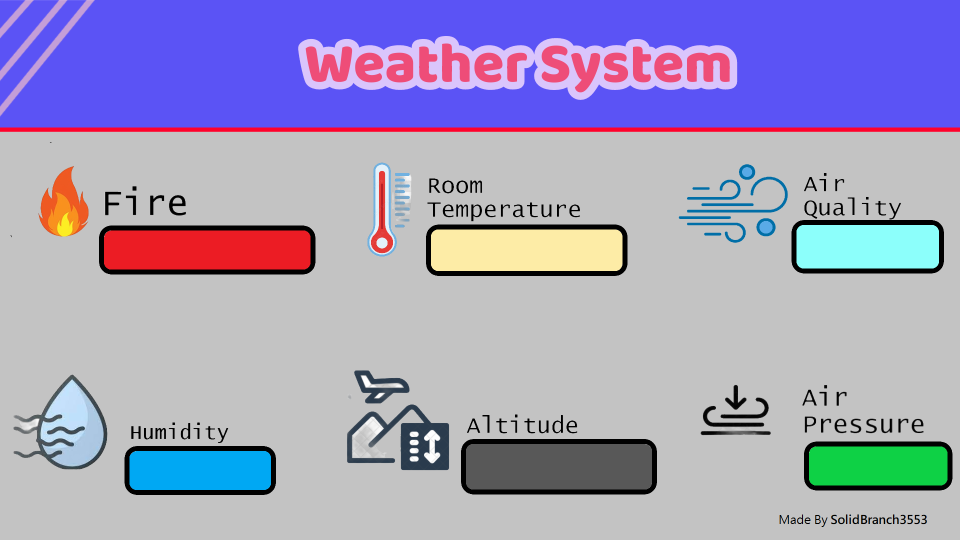
#> input picture Weather/Final.png, 1920 x 1080 px (shown at 1/2 size)
$ python Weather.py
#> lines starting #> are read from the running program, lines starting #| are printed output that depends on the picture
#Libraries
import cv2
import matplotlib.pyplot as plt

#Give an Input
data = "Fire: False RoomTemp: 30C AirQuality: 150 Humidity: 40 Altitude: 100 AirPressure: 950pah"

#Main
if data:
    spl = data.split()
    fire = str(spl[1])
    roomTemp = str(spl[3])
    airQ = str(spl[5])
    hum = str(spl[7])
    alt = str(spl[9])
    airP = str(spl[11])
    print(f"Fire Stat: {fire}\nRoom Temperature: {roomTemp}\nAir Quality: {airQ}\nHumidity: {hum}\nAltitude: {alt}\nAir Pressure: {airP}")

    WeatherImg = cv2.imread('./Final.png')
#> WeatherImg is the input picture: shape (1080, 1920, 3); mean B, G, R 190.9, 158.3, 163.2
    WeatherImg = cv2.cvtColor(WeatherImg, cv2.COLOR_BGR2RGB)

    cv2.putText(WeatherImg, fire, (227,520), cv2.FONT_HERSHEY_PLAIN, 4.4, (255,255,255), 7)
    cv2.putText(WeatherImg, roomTemp, (881,520), cv2.FONT_HERSHEY_PLAIN, 4.4, (255,0,0), 7)
    cv2.putText(WeatherImg, airQ, (1614,517), cv2.FONT_HERSHEY_PLAIN, 4.4, (0,0,0), 7)
    cv2.putText(WeatherImg, hum, (273,961), cv2.FONT_HERSHEY_PLAIN, 4.4, (255,0,0), 7)
    cv2.putText(WeatherImg, alt, (947,956), cv2.FONT_HERSHEY_PLAIN, 4.4, (255,255,255), 7)
    cv2.putText(WeatherImg, airP, (1633,949), cv2.FONT_HERSHEY_PLAIN, 4, (255,30,0), 7)
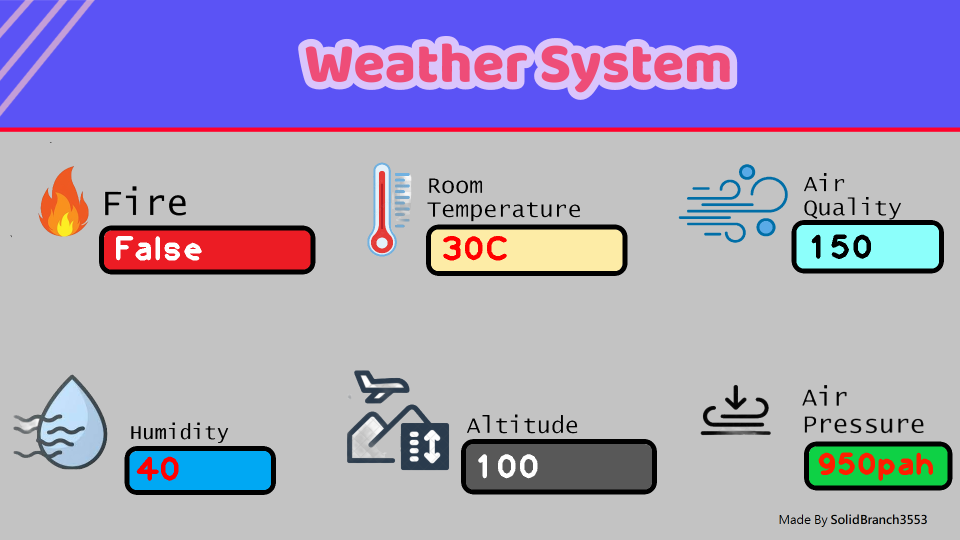
#> WeatherImg: shape (1080, 1920, 3) (shown at 1/2 size); mean R, G, B 164.1, 157.7, 190.6

    plt.imshow(WeatherImg)
    plt.show()
